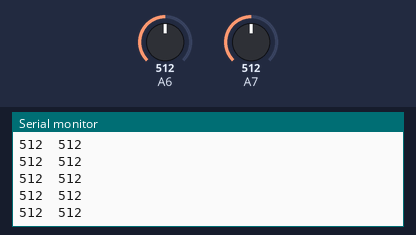
Bench run of a sketch on a simulated Arduino Nano, built with avr-gcc and run on an emulated ATmega328P. Parts: the last lines printed to the serial monitor. Inputs (shaded band) come from the test bench; at power-on: A6 = 512, A7 = 512.

Above: at 1.2 s.
1.3 s: A6 set to 716
At 1.31 s:
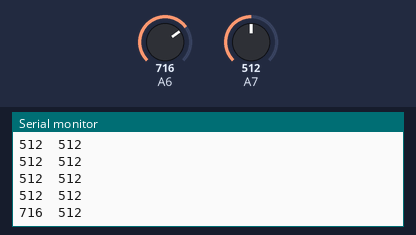
2.8 s: A7 set to 716
At 2.82 s:
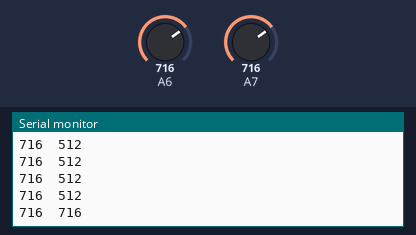
4.3 s: A6 set to 900
At 4.33 s:
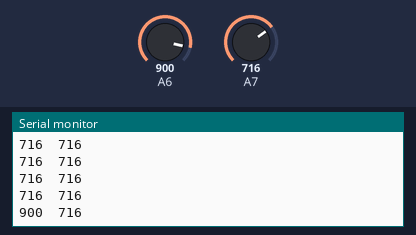
5.8 s: A7 set to 900
At 5.84 s:
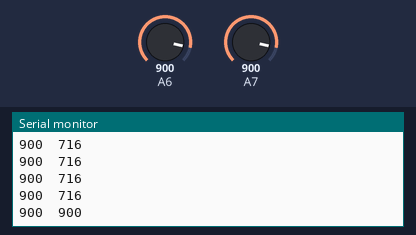
Timing chart, 0 to 8.3 s (numbered marks = the images above; inputs shaded):
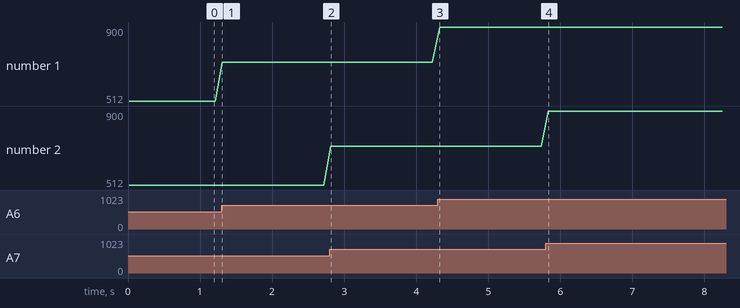

The sketch:

fotores.ino
```cpp
// PRUEBA PARA LAS FOTO-RESISTENACIAS

void setup() {
  // Primera lectura analógica
  analogRead(A6);
  analogRead(A7);
  // nota: en Arduino Nano los pines A6 y A7 NO se pueden usar como pines digitales

  // Inicar puerto serie
  Serial.begin(9600);
  Serial.println("FOTO-RESISTENCIAS");
}

void loop() {
  // Leer valores analógicos
  int a = analogRead(A6);
  int b = analogRead(A7);

  Serial.print(a);
  Serial.print('\t');
  Serial.println(b);

  delay(100);
}
```

Measured:
- after the input at 1.3 s, the serial monitor: prints a new line at once (image 1)
- after the input at 2.8 s, the serial monitor: prints a new line at once (image 2)
- after the input at 4.3 s, the serial monitor: prints a new line at once (image 3)
- after the input at 5.8 s, the serial monitor: prints a new line at once (image 4)
- plotted number 1: 512 → 716 after the input at 1.3 s, 716 → 900 after the input at 4.3 s
